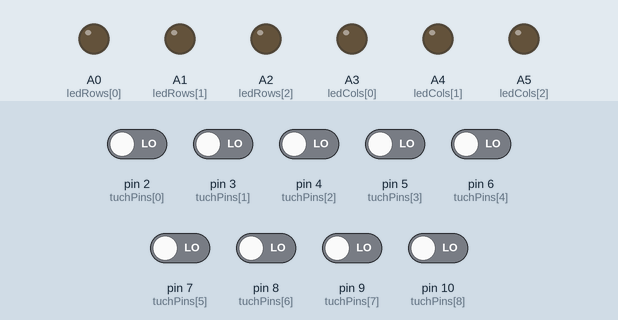
The sketch below on a simulated Arduino Uno, built with avr-gcc and run on an emulated ATmega328P. On the bench: output pins drawn as LEDs (lit = HIGH). Inputs (shaded band) come from the test bench; at power-on: pin 2 (tuchPins[0]), pin 3 (tuchPins[1]), pin 4 (tuchPins[2]), pin 5 (tuchPins[3]), pin 6 (tuchPins[4]), pin 7 (tuchPins[5]), pin 8 (tuchPins[6]), pin 9 (tuchPins[7]), pin 10 (tuchPins[8]) LOW.

Above: at 0.01 s.
At 1.25 s:
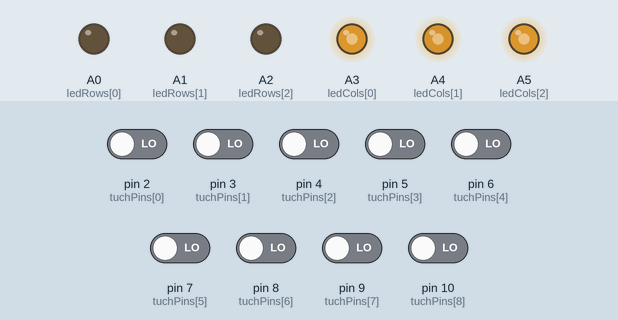
1.3 s: pin 6 (tuchPins[4]) driven HIGH
At 1.45 s:
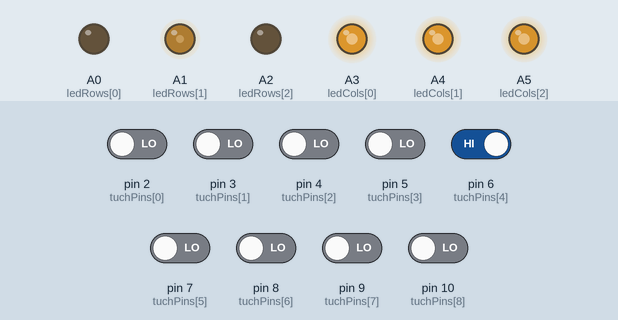
4.3 s: pin 2 (tuchPins[0]) driven HIGH
7.3 s: pin 3 (tuchPins[1]) driven HIGH
10.3 s: pin 4 (tuchPins[2]) driven HIGH
13.3 s: pin 5 (tuchPins[3]) driven HIGH
16.3 s: pin 7 (tuchPins[5]) driven HIGH
Timing chart, 0 to 20.3 s (numbered marks = the images above; inputs shaded):
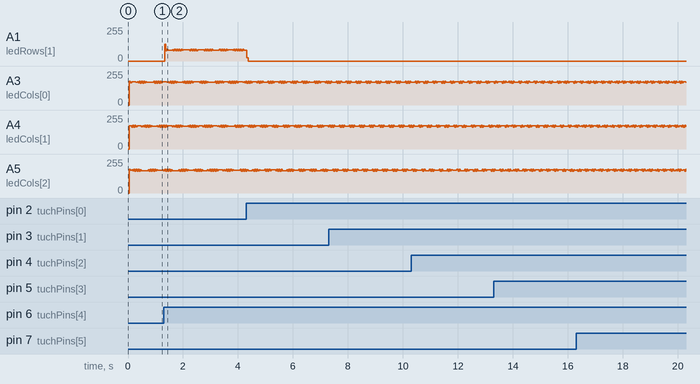

The sketch:

buttons3x3lock.ino
```cpp
int tuchPins[9] = {2, 3, 4, 5, 6, 7, 8, 9, 10};  //пины к которым подключены кнопки
bool tuchPinsEnable[9] = {true, true, true, true, false, true, true, true, true};

const byte ledRows[3] = {A0, A1, A2}; // Led матрица +
const byte ledCols[3] = {A3, A4, A5}; // Led матрица -

int code[9] = {5, 7, 9, 1, 3, 2, 4, 6, 8}; // код который надо ввести
int i, state = 0;

int ledmatrix[3][3] = { {0,0,0}, {0,0,0}, {0,0,0} }; //обернено перша одиничка то 9 третя то 7

int blinkCount = 0;
unsigned long previousMillis = 0;
const long interval = 700;           // интервал между включение/выключением светодиодов при победе (1 секунда = 1000)

void setup() {
  for (i = 0; i < 9; i++) {
    pinMode(tuchPins[i], INPUT);
  }
  for (i = 0; i < 3; i++) {
    pinMode(ledRows[i], OUTPUT);
    pinMode(ledCols[i], OUTPUT);
  }
  for (i = 0; i < 3; i++) {
    digitalWrite(ledRows[i], LOW);
    digitalWrite(ledCols[i], HIGH);
  }

}

void loop() {
  if (state == 9) {
   unsigned long currentMillis = millis();


   if (currentMillis - previousMillis >= interval && blinkCount < 4) { // 4 количество раз сколько должны мигнуть светодиоды перед стартом новой игры
    // сохраняем время последнего переключения
    previousMillis = currentMillis;

    // если светодиод не горит, то зажигаем, и наоборот
    if (ledmatrix[0][0] == 0) {
      for (int c = 0; c < 3; c++){
        for (int v = 0; v < 3; v++){
          ledmatrix[c][v] = 1;

        }
      }
      blinkCount++;
    } else {
      for (int c = 0; c < 3; c++){
        for (int v = 0; v < 3; v++){
          ledmatrix[c][v] = 0;
        }
      }
    }
   }

   if (blinkCount == 4) // 4 количество раз сколько должны мигнуть светодиоды перед стартом новой игры
   {
     blinkCount = 0;
     state = 0;
      for (int p = 0; p < 9; p++){
       tuchPinsEnable[p] = true;
      }
       tuchPinsEnable[4] = false;
      for (int c = 0; c < 3; c++){
        for (int v = 0; v < 3; v++){
          ledmatrix[c][v] = 0;
        }
      }
   }

  }
  else {

  if (digitalRead(tuchPins[code[state]-1])==HIGH && tuchPinsEnable[code[state]-1] == false)
  {

    tuchPinsEnable[code[state+1]-1] = false;
    LedOn(code[state]);
    state++;


  }
  for (int q = 0; q < 9; q++)
  {
    if (q != code[state]-1 && digitalRead(tuchPins[q]) == HIGH && tuchPinsEnable[q] == true) {

      state = 0;
      for (int p = 0; p < 9; p++){
       tuchPinsEnable[p] = true;
      }
       tuchPinsEnable[4] = false;
      for (int c = 0; c < 3; c++){
        for (int v = 0; v < 3; v++){
          ledmatrix[c][v] = 0;
        }
      }
    }
  }
 }
 ledsRefresh();
}

void ledsRefresh(){
  for (int h = 0; h < 3; h++){
    digitalWrite(ledCols[h], LOW);
    for (int j = 0; j < 3; j++){
      if (ledmatrix[h][j] == 1) {
        digitalWrite(ledRows[j], HIGH);
      }
      else {
        digitalWrite(ledRows[j], LOW);
      }
    }
    delay(2);
    for (int i = 0; i < 3; i++) {
      digitalWrite(ledRows[i], LOW);
      digitalWrite(ledCols[i], HIGH);
    }
  }
}

void LedOn(int number) {
  switch (number) {
   case 1:
        ledmatrix[2][0] = 1;
      break;
   case 2:
        ledmatrix[2][1] = 1;
      break;
   case 3:
        ledmatrix[2][2] = 1;
      break;
   case 4:
        ledmatrix[1][0] = 1;
      break;
   case 5:
        ledmatrix[1][1] = 1;
      break;
   case 6:
        ledmatrix[1][2] = 1;
      break;
   case 7:
        ledmatrix[0][0] = 1;
      break;
   case 8:
        ledmatrix[0][1] = 1;
      break;
   case 9:
        ledmatrix[0][2] = 1;
      break;
  }

}
```
